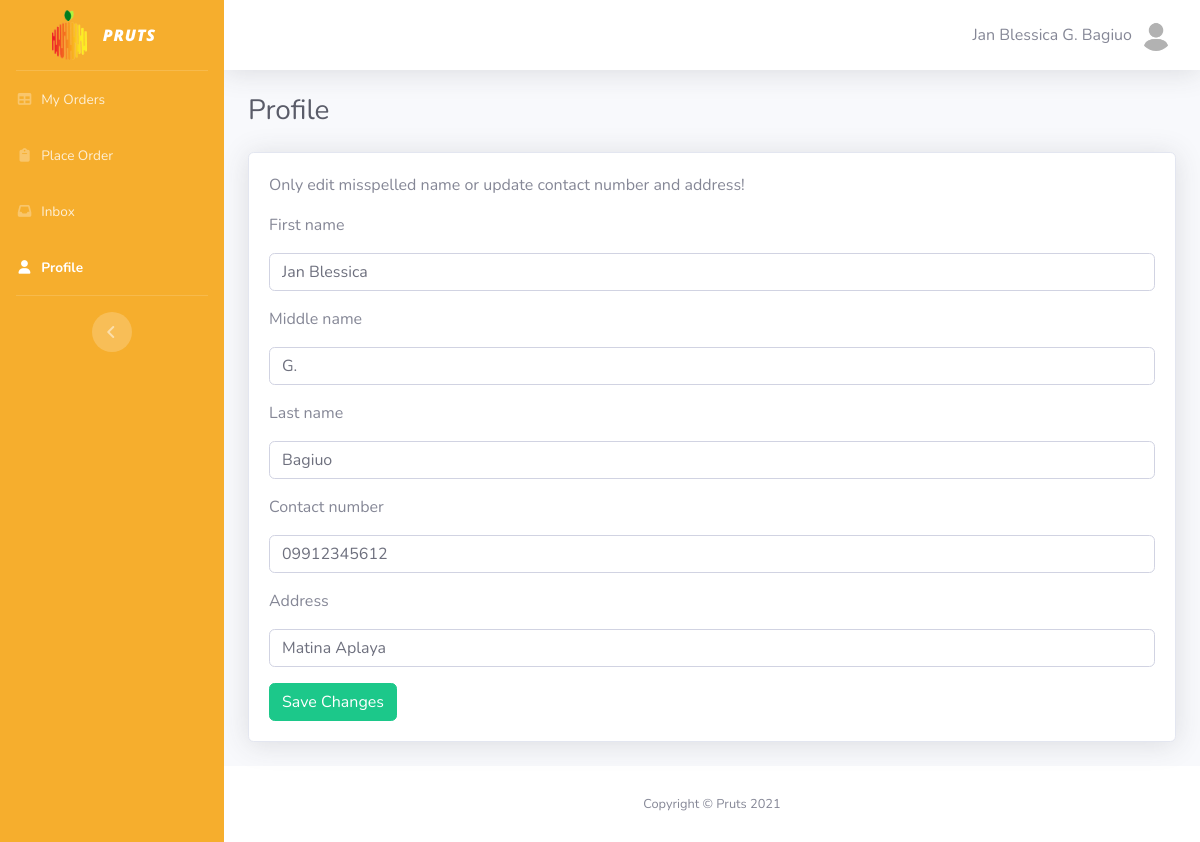
The app's page /user_profile.php (signed in) with its own data.
### tables this page shows
CREATE TABLE IF NOT EXISTS `customer` (
  `customerId` int(10) NOT NULL AUTO_INCREMENT,
  `fname` varchar(50) NOT NULL,
  `mname` varchar(50) NOT NULL,
  `lname` varchar(50) NOT NULL,
  `contactno` varchar(15) NOT NULL,
  `address` varchar(255) NOT NULL,
  `username` varchar(50) NOT NULL,
  `password` varchar(50) NOT NULL,
  PRIMARY KEY (`customerId`)
);

### user_profile.php (the view, shortened to what this page needs)
<?php
include("config.php");
$conn = new mysqli($servername, $username, $password, $dbname);
$res = mysqli_query($conn, "SELECT * FROM customer where username = '$_SESSION[username]'");
$row = mysqli_fetch_assoc($res);
?>
<!DOCTYPE html>
<html>
<head>
    <link href="vendor/fontawesome-free/css/all.min.css" rel="stylesheet" type="text/css">
    <link href="css/style.css" rel="stylesheet">
    <link href="vendor/datatables/dataTables.bootstrap4.min.css" rel="stylesheet">
</head>
<body id="page-top">
    <div id="wrapper">
        <ul class="navbar-nav bg-gradient-primary sidebar sidebar-dark accordion" id="accordionSidebar">
            <a class="sidebar-brand d-flex align-items-center justify-content-center">
                <div class="sidebar-brand-icon">
                    <img src="img/logo.png">
                </div>
                <div class="sidebar-brand-text mx-3 logonocolor">Pruts</div>
            </a>
            <hr class="sidebar-divider my-0">
            <li class="nav-item">
                <a class="nav-link" href="user_orders.php">
                    <i class="fas fa-fw fa-table"></i>
                    <span>My Orders</span></a>
            </li>
            <li class="nav-item">
                <a class="nav-link" href="user_place_order.php">
                    <i class="fas fa-fw fa-clipboard"></i>
                    <span>Place Order</span></a>
            </li>
            <li class="nav-item">
                <a class="nav-link" href="user_inbox.php">
                    <i class="fas fa-fw fa-inbox"></i>
                    <span>Inbox</span></a>
            </li>
            <li class="nav-item active">
                <a class="nav-link" href="user_profile.php">
                    <i class="fas fa-fw fa-user"></i>
                    <span>Profile</span></a>
            </li>
            <hr class="sidebar-divider d-none d-md-block">
            <div class="text-center d-none d-md-inline">
                <button class="rounded-circle border-0" id="sidebarToggle"></button>
            </div>
        </ul>
        <div id="content-wrapper" class="d-flex flex-column">
            <div id="content">
                <nav class="navbar navbar-expand navbar-light bg-white topbar mb-4 static-top shadow">
                    <ul class="navbar-nav ml-auto">
                        <li class="nav-item dropdown no-arrow">
                            <a class="nav-link dropdown-toggle" href="#" id="userDropdown" role="button" data-toggle="dropdown" aria-haspopup="true" aria-expanded="false">
                                <span class="mr-2 d-none d-lg-inline text-gray-600">
                                    <?php echo $row['fname']; ?>
                                    <?php echo $row['mname']; ?>
                                    <?php echo $row['lname']; ?>
                                </span>
                                <img class="img-profile rounded-circle" src="img/user.jpg">
                            </a>
                        </li>
                    </ul>
                </nav>
                <div class="container-fluid">
                    <div class="d-sm-flex align-items-center justify-content-between mb-4">
                        <a href="admin_users.php" style="text-decoration: none;">
                            <h1 class="h3 mb-0 text-gray-800">Profile</h1>
                        </a>
                    </div>
                    <div class="card shadow mb-4">
                        <div class="card-body">
                            <p id="txt">Only edit misspelled name or update contact number and address!</p>
                            <form class="form-row" method="post">
                                <div class="col-md-12 mb-3">
                                    <p id="txt">First name</p>
                                    <input class="form-control" type="text" name="fname" required value="<?php echo $row['fname']; ?>">
                                </div>
                                <div class="col-md-12 mb-3">
                                    <p id="txt">Middle name</p>
                                    <input class="form-control" type="text" name="mname" required value="<?php echo $row['mname']; ?>">
                                </div>
                                <div class="col-md-12 mb-3">
                                    <p id="txt">Last name</p>
                                    <input class="form-control" type="text" name="lname" required value="<?php echo $row['lname']; ?>">
                                </div>
                                <div class="col-md-12 mb-3">
                                    <p id="txt">Contact number</p>
                                    <input class="form-control" type="text" name="contact" required value="<?php echo $row['contactno']; ?>">
                                </div>
                                <div class="col-md-12 mb-3">
                                    <p id="txt">Address</p>
                                    <input class="form-control" type="text" name="address" required value="<?php echo $row['address']; ?>">
                                </div>
                                <input class="btn btn-success" type="submit" name="btn" value="Save Changes" style="margin-left:5px">
                            </form>
                        </div>
                    </div>
                </div>
            </div>
            <footer class="sticky-footer bg-white">
                <div class="container my-auto">
                    <div class="copyright text-center my-auto">
                        <span>Copyright &copy; Pruts 2021</span>
                    </div>
                </div>
            </footer>
        </div>
    </div>
</body>
</html>

### records on screen
customer: fname "Jan Blessica", mname "G.", lname "Bagiuo", contact "09912345612", address "Matina Aplaya"
